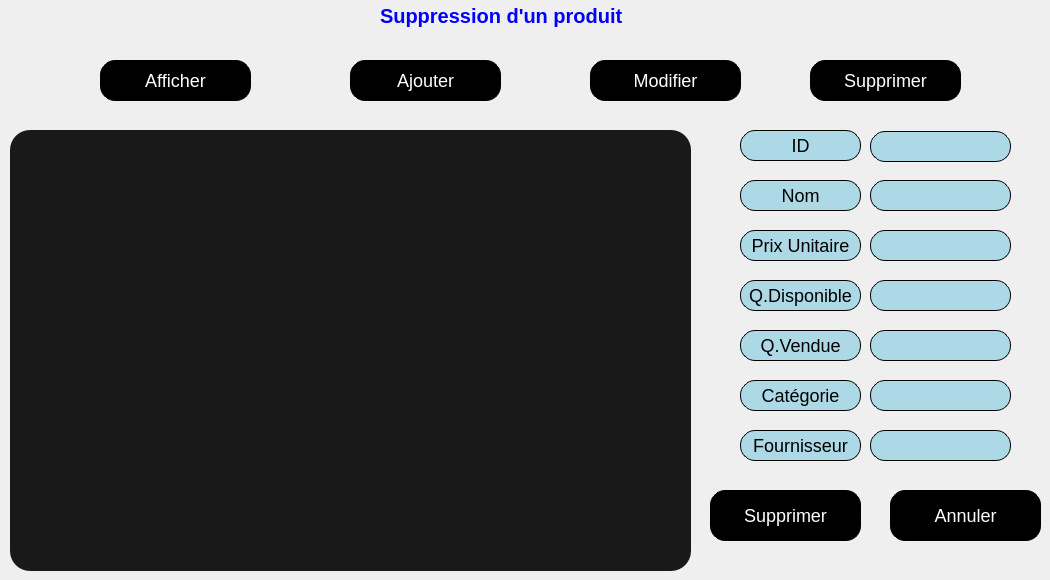
    <widget class="QWidget" name="produit_supprimer">
     <property name="styleSheet">
      <string notr="true">#suppression_supprimer,#suppression_afficher,#suppression_ajouter,#suppression_modifier,#pushButton_supprimer,#pushButton_annuler_4{
background-color :  #000000; 



   border: 1px solid black;
    border-radius: 15px;
    color: white; 
    font-size: 18px;
}

#idS,#nomS,#prixS,#dispoS,#venduS,#categS,#lineEdit_nom_2,#lineEdit_id_2,#lineEdit_prix_2,#lineEdit_qd_2,#lineEdit_qv_2,#lineEdit_categorie_2,#fourS,#lineEdit_f_2{
background-color :  #ADD8E6; 



   border: 1px solid black;
    border-radius: 15px;
    color: solid black; 
    font-size: 18px;
}</string>
     </property>
     <widget class="QPushButton" name="nomS">
      <property name="geometry">
       <rect>
        <x>740</x>
        <y>180</y>
        <width>121</width>
        <height>31</height>
       </rect>
      </property>
      <property name="text">
       <string>Nom</string>
      </property>
     </widget>
     <widget class="QLineEdit" name="lineEdit_qd_2">
      <property name="geometry">
       <rect>
        <x>870</x>
        <y>280</y>
        <width>141</width>
        <height>31</height>
       </rect>
      </property>
      <property name="readOnly">
       <bool>true</bool>
      </property>
     </widget>
     <widget class="QPushButton" name="dispoS">
      <property name="geometry">
       <rect>
        <x>740</x>
        <y>280</y>
        <width>121</width>
        <height>31</height>
       </rect>
      </property>
      <property name="font">
       <font>
        <pointsize>-1</pointsize>
       </font>
      </property>
      <property name="text">
       <string>Q.Disponible</string>
      </property>
     </widget>
     <widget class="QLineEdit" name="lineEdit_categorie_2">
      <property name="geometry">
       <rect>
        <x>870</x>
        <y>380</y>
        <width>141</width>
        <height>31</height>
       </rect>
      </property>
      <property name="readOnly">
       <bool>true</bool>
      </property>
     </widget>
     <widget class="QPushButton" name="fourS">
      <property name="geometry">
       <rect>
        <x>740</x>
        <y>430</y>
        <width>121</width>
        <height>31</height>
       </rect>
      </property>
      <property name="text">
       <string>Fournisseur</string>
      </property>
     </widget>
     <widget class="QPushButton" name="venduS">
      <property name="geometry">
       <rect>
        <x>740</x>
        <y>330</y>
        <width>121</width>
        <height>31</height>
       </rect>
      </property>
      <property name="text">
       <string>Q.Vendue</string>
      </property>
     </widget>
     <widget class="QLineEdit" name="lineEdit_nom_2">
      <property name="geometry">
       <rect>
        <x>870</x>
        <y>180</y>
        <width>141</width>
        <height>31</height>
       </rect>
      </property>
      <property name="readOnly">
       <bool>true</bool>
      </property>
     </widget>
     <widget class="QPushButton" name="pushButton_annuler_4">
      <property name="geometry">
       <rect>
        <x>890</x>
        <y>490</y>
        <width>151</width>
        <height>51</height>
       </rect>
      </property>
      <property name="text">
       <string>Annuler</string>
      </property>
     </widget>
     <widget class="QPushButton" name="suppression_supprimer">
      <property name="geometry">
       <rect>
        <x>810</x>
        <y>60</y>
        <width>151</width>
        <height>41</height>
       </rect>
      </property>
      <property name="text">
       <string>Supprimer</string>
      </property>
     </widget>
     <widget class="QLineEdit" name="lineEdit_id_2">
      <property name="geometry">
       <rect>
        <x>870</x>
        <y>131</y>
        <width>141</width>
        <height>31</height>
       </rect>
      </property>
      <property name="readOnly">
       <bool>true</bool>
      </property>
     </widget>
     <widget class="QLineEdit" name="lineEdit_qv_2">
      <property name="geometry">
       <rect>
        <x>870</x>
        <y>330</y>
        <width>141</width>
        <height>31</height>
       </rect>
      </property>
      <property name="readOnly">
       <bool>true</bool>
      </property>
     </widget>
     <widget class="QLineEdit" name="lineEdit_f_2">
      <property name="geometry">
       <rect>
        <x>870</x>
        <y>430</y>
        <width>141</width>
        <height>31</height>
       </rect>
      </property>
      <property name="readOnly">
       <bool>true</bool>
      </property>
     </widget>
     <widget class="QPushButton" name="pushButton_supprimer">
      <property name="geometry">
       <rect>
        <x>710</x>
        <y>490</y>
        <width>151</width>
        <height>51</height>
       </rect>
      </property>
      <property name="text">
       <string>Supprimer</string>
      </property>
     </widget>
     <widget class="QPushButton" name="suppression_modifier">
      <property name="geometry">
       <rect>
        <x>590</x>
        <y>60</y>
        <width>151</width>
        <height>41</height>
       </rect>
      </property>
      <property name="text">
       <string>Modifier</string>
      </property>
     </widget>
     <widget class="QTableView" name="tableView_affichage_3">
      <property name="geometry">
       <rect>
        <x>10</x>
        <y>130</y>
        <width>681</width>
        <height>441</height>
       </rect>
      </property>
      <property name="styleSheet">
       <string notr="true">background-color :  #191919; 
border-radius : 20px;</string>
      </property>
     </widget>
     <widget class="QLabel" name="appHeader_3">
      <property name="geometry">
       <rect>
        <x>380</x>
        <y>-10</y>
        <width>331</width>
        <height>51</height>
       </rect>
      </property>
      <property name="font">
       <font>
        <pointsize>15</pointsize>
        <weight>75</weight>
        <bold>true</bold>
       </font>
      </property>
      <property name="styleSheet">
       <string notr="true">color:#0000FF;</string>
      </property>
      <property name="text">
       <string>Suppression d'un produit</string>
      </property>
     </widget>
     <widget class="QLineEdit" name="lineEdit_prix_2">
      <property name="geometry">
       <rect>
        <x>870</x>
        <y>230</y>
        <width>141</width>
        <height>31</height>
       </rect>
      </property>
      <property name="readOnly">
       <bool>true</bool>
      </property>
     </widget>
     <widget class="QPushButton" name="prixS">
      <property name="geometry">
       <rect>
        <x>740</x>
        <y>230</y>
        <width>121</width>
        <height>31</height>
       </rect>
      </property>
      <property name="text">
       <string>Prix Unitaire</string>
      </property>
     </widget>
     <widget class="QPushButton" name="categS">
      <property name="geometry">
       <rect>
        <x>740</x>
        <y>380</y>
        <width>121</width>
        <height>31</height>
       </rect>
      </property>
      <property name="text">
       <string>Catégorie</string>
      </property>
     </widget>
     <widget class="QPushButton" name="idS">
      <property name="geometry">
       <rect>
        <x>740</x>
        <y>130</y>
        <width>121</width>
        <height>31</height>
       </rect>
      </property>
      <property name="text">
       <string>ID</string>
      </property>
     </widget>
     <widget class="QPushButton" name="suppression_afficher">
      <property name="geometry">
       <rect>
        <x>100</x>
        <y>60</y>
        <width>151</width>
        <height>41</height>
       </rect>
      </property>
      <property name="text">
       <string>Afficher</string>
      </property>
     </widget>
     <widget class="QPushButton" name="suppression_ajouter">
      <property name="geometry">
       <rect>
        <x>350</x>
        <y>60</y>
        <width>151</width>
        <height>41</height>
       </rect>
      </property>
      <property name="palette">
       <palette>
        <active>
         <colorrole role="WindowText">
          <brush brushstyle="SolidPattern">
           <color alpha="255">
            <red>255</red>
            <green>255</green>
            <blue>255</blue>
           </color>
          </brush>
         </colorrole>
         <colorrole role="Button">
          <brush brushstyle="SolidPattern">
           <color alpha="255">
            <red>0</red>
            <green>0</green>
            <blue>0</blue>
           </color>
          </brush>
         </colorrole>
         <colorrole role="Text">
          <brush brushstyle="SolidPattern">
           <color alpha="255">
            <red>255</red>
            <green>255</green>
            <blue>255</blue>
           </color>
          </brush>
         </colorrole>
         <colorrole role="ButtonText">
          <brush brushstyle="SolidPattern">
           <color alpha="255">
            <red>255</red>
            <green>255</green>
            <blue>255</blue>
           </color>
          </brush>
         </colorrole>
         <colorrole role="Base">
          <brush brushstyle="SolidPattern">
           <color alpha="255">
            <red>0</red>
            <green>0</green>
            <blue>0</blue>
           </color>
          </brush>
         </colorrole>
         <colorrole role="Window">
          <brush brushstyle="SolidPattern">
           <color alpha="255">
            <red>0</red>
            <green>0</green>
            <blue>0</blue>
           </color>
          </brush>
         </colorrole>
         <colorrole role="PlaceholderText">
          <brush brushstyle="NoBrush">
           <color alpha="128">
            <red>255</red>
            <green>255</green>
            <blue>255</blue>
           </color>
          </brush>
         </colorrole>
        </active>
        <inactive>
         <colorrole role="WindowText">
          <brush brushstyle="SolidPattern">
           <color alpha="255">
            <red>255</red>
            <green>255</green>
            <blue>255</blue>
           </color>
          </brush>
         </colorrole>
         <colorrole role="Button">
          <brush brushstyle="SolidPattern">
           <color alpha="255">
            <red>0</red>
            <green>0</green>
            <blue>0</blue>
           </color>
          </brush>
         </colorrole>
         <colorrole role="Text">
          <brush brushstyle="SolidPattern">
           <color alpha="255">
            <red>255</red>
            <green>255</green>
            <blue>255</blue>
           </color>
          </brush>
         </colorrole>
         <colorrole role="ButtonText">
          <brush brushstyle="SolidPattern">
           <color alpha="255">
            <red>255</red>
            <green>255</green>
            <blue>255</blue>
           </color>
          </brush>
         </colorrole>
         <colorrole role="Base">
          <brush brushstyle="SolidPattern">
           <color alpha="255">
            <red>0</red>
            <green>0</green>
            <blue>0</blue>
           </color>
          </brush>
         </colorrole>
         <colorrole role="Window">
          <brush brushstyle="SolidPattern">
           <color alpha="255">
            <red>0</red>
            <green>0</green>
            <blue>0</blue>
           </color>
          </brush>
         </colorrole>
         <colorrole role="PlaceholderText">
          <brush brushstyle="NoBrush">
           <color alpha="128">
            <red>255</red>
            <green>255</green>
            <blue>255</blue>
           </color>
          </brush>
         </colorrole>
        </inactive>
        <disabled>
         <colorrole role="WindowText">
          <brush brushstyle="SolidPattern">
           <color alpha="255">
            <red>255</red>
            <green>255</green>
            <blue>255</blue>
           </color>
          </brush>
         </colorrole>
         <colorrole role="Button">
          <brush brushstyle="SolidPattern">
           <color alpha="255">
            <red>0</red>
            <green>0</green>
            <blue>0</blue>
           </color>
          </brush>
         </colorrole>
         <colorrole role="Text">
          <brush brushstyle="SolidPattern">
           <color alpha="255">
            <red>255</red>
            <green>255</green>
            <blue>255</blue>
           </color>
          </brush>
         </colorrole>
         <colorrole role="ButtonText">
          <brush brushstyle="SolidPattern">
           <color alpha="255">
            <red>255</red>
            <green>255</green>
            <blue>255</blue>
           </color>
          </brush>
         </colorrole>
         <colorrole role="Base">
          <brush brushstyle="SolidPattern">
           <color alpha="255">
            <red>0</red>
            <green>0</green>
            <blue>0</blue>
           </color>
          </brush>
         </colorrole>
         <colorrole role="Window">
          <brush brushstyle="SolidPattern">
           <color alpha="255">
            <red>0</red>
            <green>0</green>
            <blue>0</blue>
           </color>
          </brush>
         </colorrole>
         <colorrole role="PlaceholderText">
          <brush brushstyle="NoBrush">
           <color alpha="128">
            <red>255</red>
            <green>255</green>
            <blue>255</blue>
           </color>
          </brush>
         </colorrole>
        </disabled>
       </palette>
      </property>
      <property name="text">
       <string>Ajouter</string>
      </property>
      <property name="autoExclusive">
       <bool>false</bool>
      </property>
     </widget>
    </widget>
